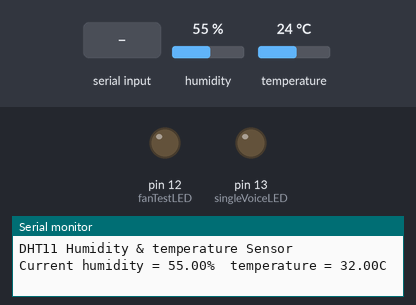
Simulated run of this sketch. Board: Arduino Uno, built with avr-gcc and run on an emulated ATmega328P. Parts: output pins drawn as LEDs (lit = HIGH), the last lines printed to the serial monitor. The test bench sets the inputs (shaded band); at power-on: temperature 24 °C, humidity 55 %.

Above: at 2.7 s.
2.8 s: "*light on" received over Serial
At 4.8 s:
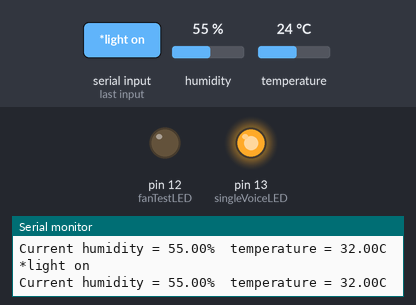
5.6 s: temperature set to 33 °C
7.8 s: temperature set to 36 °C
At 10.3 s:
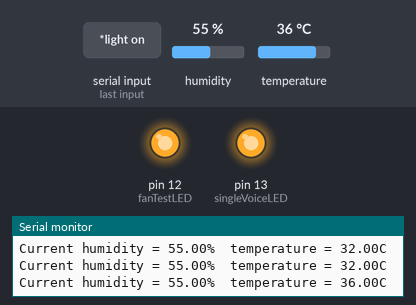
10.6 s: "*light off" received over Serial
At 12.1 s:
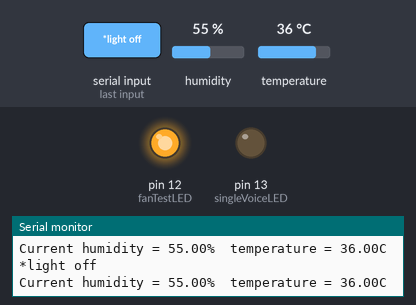
13.3 s: temperature set to 12 °C
At 14.9 s:
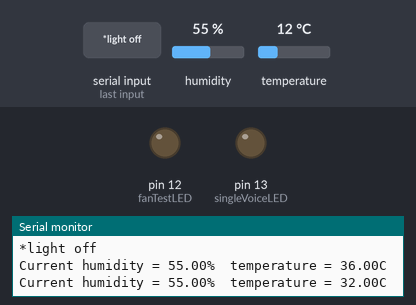
15.8 s: temperature set to 41 °C
At 17.7 s:
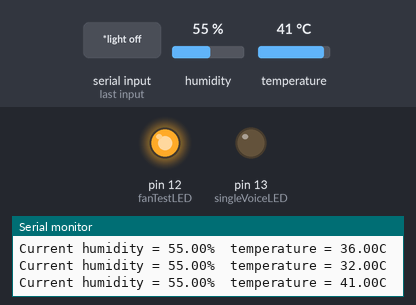
Timing chart, 0 to 19.2 s (numbered marks = the images above; inputs shaded):
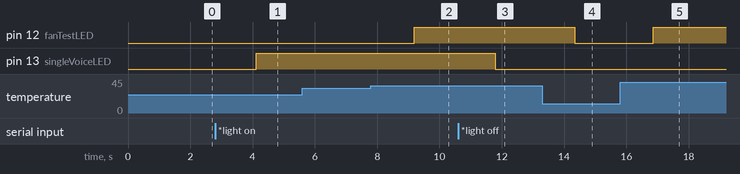

Measured:
- the behaviour switches between 34 and 35 °C on temperature (found by bisection; images 1 and 2)
- after the input at 2.8 s, pin 13 (singleVoiceLED): LOW → HIGH after 1.3 s
- after the input at 7.8 s, pin 12 (fanTestLED): LOW → HIGH after 1.4 s
- after the input at 10.6 s, pin 13 (singleVoiceLED): HIGH → LOW after 1.2 s
- after the input at 13.3 s, pin 12 (fanTestLED): HIGH → LOW after 1.0 s
- after the input at 15.8 s, pin 12 (fanTestLED): LOW → HIGH after 1.1 s

The sketch:

all_in_one_20200325.ino
```cpp
/*Devin Chandula*/
#include "dht.h"

#define dht_apin A0

dht DHT;

String voice;

const int singleVoiceLED = 13;
const int fanTestLED = 12;


void setup() {
  Serial.begin(9600);
  //Delay to let system boot
  delay(500);

  pinMode (singleVoiceLED, OUTPUT);
  pinMode(fanTestLED, OUTPUT);

  Serial.println("DHT11 Humidity & temperature Sensor\n\n");
  delay(1000);//Wait before accessing Sensor

  digitalWrite(fanTestLED, LOW);
  digitalWrite(singleVoiceLED, LOW);

}

void loop() {

  SingleLightVoiceControl();
  TempConreolledFan();


}

//voice controlled single light

void SingleLightVoiceControl() {
  while (Serial.available())
  {
    delay(10);
    char c = Serial.read();
    if (c == '#') {
      break;
    }
    voice += c;
  }

  if (voice.length() > 0) {
    Serial.println(voice);

    if (voice == "*light on")
    {
      digitalWrite(singleVoiceLED, HIGH);

    }
    else if (voice == "*light off")
    {

      digitalWrite(singleVoiceLED, LOW);


    }
  }
  voice = "";
}

//turn on the fan when temp is high
void TempConreolledFan(){

  DHT.read11(dht_apin);

  float temp = DHT.temperature;
  float humidity = DHT.humidity;

  if (temp > 34.00) {
    digitalWrite(fanTestLED, HIGH);

  }
  else if (temp = 32.00) {
    digitalWrite(fanTestLED, LOW);
    }
  else if (temp < 32.00) {
    digitalWrite(fanTestLED, LOW);

  }
  Serial.print("Current humidity = ");
  Serial.print(humidity);
  Serial.print("%  ");
  Serial.print("temperature = ");
  Serial.print(temp);
  Serial.println("C  ");

  delay(2500);//Wait 2.5 seconds before accessing sensor again.

  }
```
